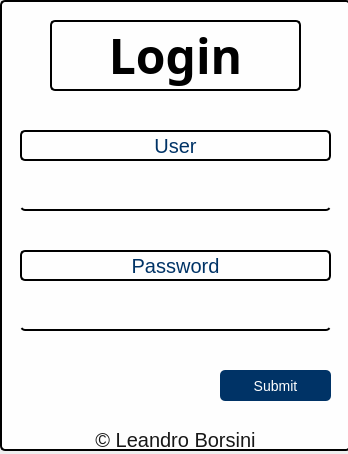
<?xml version="1.0" encoding="UTF-8"?>
<ui version="4.0">
 <class>login</class>
 <widget class="QMainWindow" name="login">
  <property name="geometry">
   <rect>
    <x>0</x>
    <y>0</y>
    <width>348</width>
    <height>454</height>
   </rect>
  </property>
  <property name="minimumSize">
   <size>
    <width>348</width>
    <height>454</height>
   </size>
  </property>
  <property name="maximumSize">
   <size>
    <width>348</width>
    <height>454</height>
   </size>
  </property>
  <property name="font">
   <font>
    <family>Segoe Script</family>
    <pointsize>14</pointsize>
    <weight>75</weight>
    <bold>true</bold>
   </font>
  </property>
  <property name="cursor">
   <cursorShape>PointingHandCursor</cursorShape>
  </property>
  <property name="windowTitle">
   <string>Menu Manager Pro</string>
  </property>
  <property name="windowIcon">
   <iconset>
    <normaloff>../Menu ManagerPro/menu.ico</normaloff>../Menu ManagerPro/menu.ico</iconset>
  </property>
  <property name="windowOpacity">
   <double>0.800000000000000</double>
  </property>
  <property name="styleSheet">
   <string notr="true">
/* Estilo para los frames */
QFrame {
    background-color: #fefefe; /* color blanco viejo */
    border: 2px solid black;
    border-radius: 5px;
}


/* Estilo para los labels de usuario y contraseña */
QLabel {
    background-color: transparent;
    color: #003366; /* azul oscuro */
    font-size: 20px;
    font: 75 16pt &quot;Segoe Script&quot;;

}

/* Estilo para los campos de entrada (QLineEdit) */
QLineEdit {
    border: none;
    border-bottom: 2px solid black;
    border-radius: 5px;
    background-color: transparent;
    padding: 5px;
}

QLineEdit:focus {
    border-bottom: 2px solid #003366; /* borde azul al seleccionar */
}

/* Estilo para el botón de submit */
QPushButton {
    background-color: #003366; /* azul oscuro */
    color: white;
    border-radius: 5px;
    padding: 8px 15px;
    font-size: 14px;
    border: none;
}

QPushButton:hover {
    background-color: #005b99; /* color más claro al pasar el ratón */
    font-size: 15px; /* agranda un poco las letras */
}
</string>
  </property>
  <property name="inputMethodHints">
   <set>Qt::ImhSensitiveData</set>
  </property>
  <widget class="QWidget" name="loginFrame">
   <widget class="QFrame" name="frame">
    <property name="geometry">
     <rect>
      <x>0</x>
      <y>0</y>
      <width>351</width>
      <height>451</height>
     </rect>
    </property>
    <property name="frameShape">
     <enum>QFrame::StyledPanel</enum>
    </property>
    <property name="frameShadow">
     <enum>QFrame::Raised</enum>
    </property>
    <widget class="QLabel" name="lbl_error_login">
     <property name="geometry">
      <rect>
       <x>6</x>
       <y>340</y>
       <width>331</width>
       <height>20</height>
      </rect>
     </property>
     <property name="styleSheet">
      <string notr="true">font: 6pt &quot;Segoe Script&quot;;
color: rgb(170, 0, 0);
border: none;</string>
     </property>
     <property name="text">
      <string/>
     </property>
     <property name="alignment">
      <set>Qt::AlignCenter</set>
     </property>
    </widget>
    <widget class="QLabel" name="lbl_login_login">
     <property name="geometry">
      <rect>
       <x>50</x>
       <y>20</y>
       <width>251</width>
       <height>71</height>
      </rect>
     </property>
     <property name="font">
      <font>
       <family>Segoe Script</family>
       <pointsize>48</pointsize>
       <weight>9</weight>
       <italic>false</italic>
       <bold>false</bold>
      </font>
     </property>
     <property name="styleSheet">
      <string notr="true">/* Estilo para el label principal */
QLabel {
    background-color: transparent;
    
	color: rgb(0, 0, 0);
    font-size: 48px;
    font-weight: bold;
    font: 75 48pt &quot;Segoe Script&quot;;
}</string>
     </property>
     <property name="text">
      <string>Login</string>
     </property>
     <property name="alignment">
      <set>Qt::AlignCenter</set>
     </property>
    </widget>
    <widget class="QLineEdit" name="entry_pass_login">
     <property name="geometry">
      <rect>
       <x>20</x>
       <y>290</y>
       <width>311</width>
       <height>41</height>
      </rect>
     </property>
     <property name="font">
      <font>
       <pointsize>14</pointsize>
      </font>
     </property>
     <property name="inputMethodHints">
      <set>Qt::ImhHiddenText|Qt::ImhNoAutoUppercase|Qt::ImhNoPredictiveText|Qt::ImhSensitiveData</set>
     </property>
     <property name="text">
      <string/>
     </property>
     <property name="echoMode">
      <enum>QLineEdit::Password</enum>
     </property>
     <property name="alignment">
      <set>Qt::AlignCenter</set>
     </property>
    </widget>
    <widget class="QLineEdit" name="entry_user_login">
     <property name="geometry">
      <rect>
       <x>20</x>
       <y>170</y>
       <width>311</width>
       <height>41</height>
      </rect>
     </property>
     <property name="font">
      <font>
       <pointsize>14</pointsize>
      </font>
     </property>
     <property name="text">
      <string/>
     </property>
     <property name="echoMode">
      <enum>QLineEdit::Normal</enum>
     </property>
     <property name="alignment">
      <set>Qt::AlignCenter</set>
     </property>
    </widget>
    <widget class="QLabel" name="lbl_user_login">
     <property name="geometry">
      <rect>
       <x>20</x>
       <y>130</y>
       <width>311</width>
       <height>31</height>
      </rect>
     </property>
     <property name="text">
      <string>User</string>
     </property>
     <property name="alignment">
      <set>Qt::AlignCenter</set>
     </property>
    </widget>
    <widget class="QLabel" name="label">
     <property name="geometry">
      <rect>
       <x>10</x>
       <y>429</y>
       <width>331</width>
       <height>21</height>
      </rect>
     </property>
     <property name="styleSheet">
      <string notr="true">color: rgb(24, 24, 24);
font: 87 8pt &quot;Segoe UI Black&quot;;
border: none;
</string>
     </property>
     <property name="text">
      <string>© Leandro Borsini</string>
     </property>
     <property name="alignment">
      <set>Qt::AlignCenter</set>
     </property>
    </widget>
    <widget class="QLabel" name="lbl_pass_login">
     <property name="geometry">
      <rect>
       <x>20</x>
       <y>250</y>
       <width>311</width>
       <height>31</height>
      </rect>
     </property>
     <property name="text">
      <string>Password</string>
     </property>
     <property name="alignment">
      <set>Qt::AlignCenter</set>
     </property>
    </widget>
    <widget class="QPushButton" name="btn_submit_login">
     <property name="geometry">
      <rect>
       <x>220</x>
       <y>370</y>
       <width>111</width>
       <height>31</height>
      </rect>
     </property>
     <property name="text">
      <string>Submit</string>
     </property>
    </widget>
   </widget>
  </widget>
 </widget>
 <resources/>
 <connections/>
</ui>
